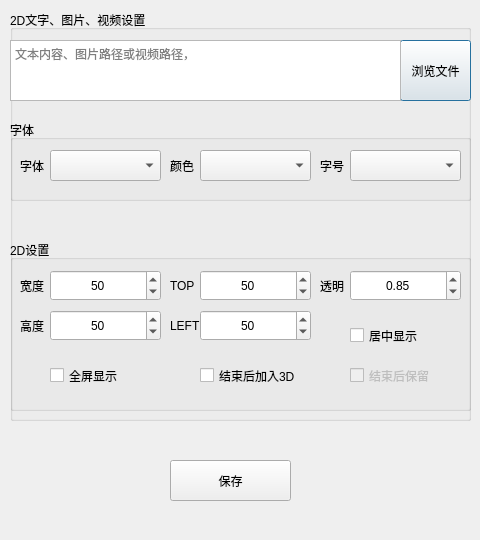
<?xml version="1.0" encoding="UTF-8"?>
<ui version="4.0">
 <class>Dialog_media_screen_text_image_video_edit</class>
 <widget class="QDialog" name="Dialog_media_screen_text_image_video_edit">
  <property name="windowModality">
   <enum>Qt::ApplicationModal</enum>
  </property>
  <property name="geometry">
   <rect>
    <x>0</x>
    <y>0</y>
    <width>480</width>
    <height>540</height>
   </rect>
  </property>
  <property name="windowTitle">
   <string>Dialog</string>
  </property>
  <widget class="QGroupBox" name="groupBox_screen">
   <property name="geometry">
    <rect>
     <x>10</x>
     <y>10</y>
     <width>461</width>
     <height>411</height>
    </rect>
   </property>
   <property name="title">
    <string>2D文字、图片、视频设置</string>
   </property>
   <widget class="QPushButton" name="pushButton_media">
    <property name="geometry">
     <rect>
      <x>390</x>
      <y>30</y>
      <width>71</width>
      <height>61</height>
     </rect>
    </property>
    <property name="text">
     <string>浏览文件</string>
    </property>
   </widget>
   <widget class="QPlainTextEdit" name="plainTextEdit_media_path">
    <property name="geometry">
     <rect>
      <x>0</x>
      <y>30</y>
      <width>391</width>
      <height>61</height>
     </rect>
    </property>
    <property name="placeholderText">
     <string>文本内容、图片路径或视频路径，</string>
    </property>
   </widget>
   <widget class="QGroupBox" name="groupBox_screen_setting">
    <property name="geometry">
     <rect>
      <x>0</x>
      <y>230</y>
      <width>461</width>
      <height>171</height>
     </rect>
    </property>
    <property name="title">
     <string>2D设置</string>
    </property>
    <widget class="QLabel" name="label_6">
     <property name="geometry">
      <rect>
       <x>160</x>
       <y>30</y>
       <width>31</width>
       <height>31</height>
      </rect>
     </property>
     <property name="text">
      <string>TOP</string>
     </property>
     <property name="alignment">
      <set>Qt::AlignLeading|Qt::AlignLeft|Qt::AlignVCenter</set>
     </property>
    </widget>
    <widget class="QLabel" name="label_32">
     <property name="geometry">
      <rect>
       <x>10</x>
       <y>30</y>
       <width>31</width>
       <height>31</height>
      </rect>
     </property>
     <property name="text">
      <string>宽度</string>
     </property>
     <property name="alignment">
      <set>Qt::AlignLeading|Qt::AlignLeft|Qt::AlignVCenter</set>
     </property>
    </widget>
    <widget class="QLabel" name="label_7">
     <property name="geometry">
      <rect>
       <x>10</x>
       <y>70</y>
       <width>31</width>
       <height>31</height>
      </rect>
     </property>
     <property name="text">
      <string>高度</string>
     </property>
     <property name="alignment">
      <set>Qt::AlignLeading|Qt::AlignLeft|Qt::AlignVCenter</set>
     </property>
    </widget>
    <widget class="QSpinBox" name="spinBox_media_2d_height">
     <property name="geometry">
      <rect>
       <x>40</x>
       <y>70</y>
       <width>111</width>
       <height>31</height>
      </rect>
     </property>
     <property name="alignment">
      <set>Qt::AlignCenter</set>
     </property>
     <property name="minimum">
      <number>1</number>
     </property>
     <property name="maximum">
      <number>100</number>
     </property>
     <property name="value">
      <number>50</number>
     </property>
    </widget>
    <widget class="QSpinBox" name="spinBox_media_2d_top">
     <property name="geometry">
      <rect>
       <x>190</x>
       <y>30</y>
       <width>111</width>
       <height>31</height>
      </rect>
     </property>
     <property name="alignment">
      <set>Qt::AlignCenter</set>
     </property>
     <property name="minimum">
      <number>0</number>
     </property>
     <property name="maximum">
      <number>100</number>
     </property>
     <property name="value">
      <number>50</number>
     </property>
    </widget>
    <widget class="QLabel" name="label_31">
     <property name="geometry">
      <rect>
       <x>160</x>
       <y>70</y>
       <width>31</width>
       <height>31</height>
      </rect>
     </property>
     <property name="text">
      <string>LEFT</string>
     </property>
     <property name="alignment">
      <set>Qt::AlignLeading|Qt::AlignLeft|Qt::AlignVCenter</set>
     </property>
    </widget>
    <widget class="QSpinBox" name="spinBox_media_2d_left">
     <property name="geometry">
      <rect>
       <x>190</x>
       <y>70</y>
       <width>111</width>
       <height>31</height>
      </rect>
     </property>
     <property name="alignment">
      <set>Qt::AlignCenter</set>
     </property>
     <property name="minimum">
      <number>0</number>
     </property>
     <property name="maximum">
      <number>100</number>
     </property>
     <property name="value">
      <number>50</number>
     </property>
    </widget>
    <widget class="QSpinBox" name="spinBox_media_2d_width">
     <property name="geometry">
      <rect>
       <x>40</x>
       <y>30</y>
       <width>111</width>
       <height>31</height>
      </rect>
     </property>
     <property name="alignment">
      <set>Qt::AlignCenter</set>
     </property>
     <property name="minimum">
      <number>1</number>
     </property>
     <property name="maximum">
      <number>100</number>
     </property>
     <property name="value">
      <number>50</number>
     </property>
    </widget>
    <widget class="QCheckBox" name="checkBox_media_2d_to_three_after_display">
     <property name="geometry">
      <rect>
       <x>190</x>
       <y>120</y>
       <width>111</width>
       <height>31</height>
      </rect>
     </property>
     <property name="text">
      <string>结束后加入3D</string>
     </property>
    </widget>
    <widget class="QCheckBox" name="checkBox_media_2d_to_side_after_display">
     <property name="enabled">
      <bool>false</bool>
     </property>
     <property name="geometry">
      <rect>
       <x>340</x>
       <y>120</y>
       <width>111</width>
       <height>31</height>
      </rect>
     </property>
     <property name="text">
      <string>结束后保留</string>
     </property>
    </widget>
    <widget class="QDoubleSpinBox" name="doubleSpinBox_media_2d_opacity">
     <property name="geometry">
      <rect>
       <x>340</x>
       <y>30</y>
       <width>111</width>
       <height>31</height>
      </rect>
     </property>
     <property name="alignment">
      <set>Qt::AlignCenter</set>
     </property>
     <property name="decimals">
      <number>2</number>
     </property>
     <property name="maximum">
      <double>1.000000000000000</double>
     </property>
     <property name="singleStep">
      <double>0.100000000000000</double>
     </property>
     <property name="stepType">
      <enum>QAbstractSpinBox::DefaultStepType</enum>
     </property>
     <property name="value">
      <double>0.850000000000000</double>
     </property>
    </widget>
    <widget class="QLabel" name="label_8">
     <property name="geometry">
      <rect>
       <x>310</x>
       <y>30</y>
       <width>31</width>
       <height>31</height>
      </rect>
     </property>
     <property name="text">
      <string>透明</string>
     </property>
     <property name="alignment">
      <set>Qt::AlignLeading|Qt::AlignLeft|Qt::AlignVCenter</set>
     </property>
    </widget>
    <widget class="QCheckBox" name="checkBox_media_2d_full_screen">
     <property name="geometry">
      <rect>
       <x>40</x>
       <y>120</y>
       <width>71</width>
       <height>31</height>
      </rect>
     </property>
     <property name="text">
      <string>全屏显示</string>
     </property>
    </widget>
    <widget class="QCheckBox" name="checkBox_media_2d_set_center">
     <property name="geometry">
      <rect>
       <x>340</x>
       <y>80</y>
       <width>111</width>
       <height>31</height>
      </rect>
     </property>
     <property name="text">
      <string>居中显示</string>
     </property>
    </widget>
   </widget>
   <widget class="QGroupBox" name="groupBox_screen_font">
    <property name="geometry">
     <rect>
      <x>0</x>
      <y>110</y>
      <width>461</width>
      <height>81</height>
     </rect>
    </property>
    <property name="title">
     <string>字体</string>
    </property>
    <widget class="QComboBox" name="comboBox_font_color">
     <property name="geometry">
      <rect>
       <x>190</x>
       <y>30</y>
       <width>111</width>
       <height>31</height>
      </rect>
     </property>
    </widget>
    <widget class="QComboBox" name="comboBox_font_size">
     <property name="geometry">
      <rect>
       <x>340</x>
       <y>30</y>
       <width>111</width>
       <height>31</height>
      </rect>
     </property>
    </widget>
    <widget class="QLabel" name="label_11">
     <property name="geometry">
      <rect>
       <x>310</x>
       <y>30</y>
       <width>31</width>
       <height>31</height>
      </rect>
     </property>
     <property name="text">
      <string>字号</string>
     </property>
     <property name="alignment">
      <set>Qt::AlignLeading|Qt::AlignLeft|Qt::AlignVCenter</set>
     </property>
    </widget>
    <widget class="QLabel" name="label_10">
     <property name="geometry">
      <rect>
       <x>10</x>
       <y>30</y>
       <width>31</width>
       <height>31</height>
      </rect>
     </property>
     <property name="text">
      <string>字体</string>
     </property>
     <property name="alignment">
      <set>Qt::AlignLeading|Qt::AlignLeft|Qt::AlignVCenter</set>
     </property>
    </widget>
    <widget class="QComboBox" name="comboBox_font">
     <property name="geometry">
      <rect>
       <x>40</x>
       <y>30</y>
       <width>111</width>
       <height>31</height>
      </rect>
     </property>
    </widget>
    <widget class="QLabel" name="label_17">
     <property name="geometry">
      <rect>
       <x>160</x>
       <y>30</y>
       <width>31</width>
       <height>31</height>
      </rect>
     </property>
     <property name="text">
      <string>颜色</string>
     </property>
     <property name="alignment">
      <set>Qt::AlignLeading|Qt::AlignLeft|Qt::AlignVCenter</set>
     </property>
    </widget>
   </widget>
  </widget>
  <widget class="QPushButton" name="pushButton">
   <property name="geometry">
    <rect>
     <x>170</x>
     <y>460</y>
     <width>121</width>
     <height>41</height>
    </rect>
   </property>
   <property name="text">
    <string>保存</string>
   </property>
  </widget>
 </widget>
 <resources/>
 <connections/>
</ui>
